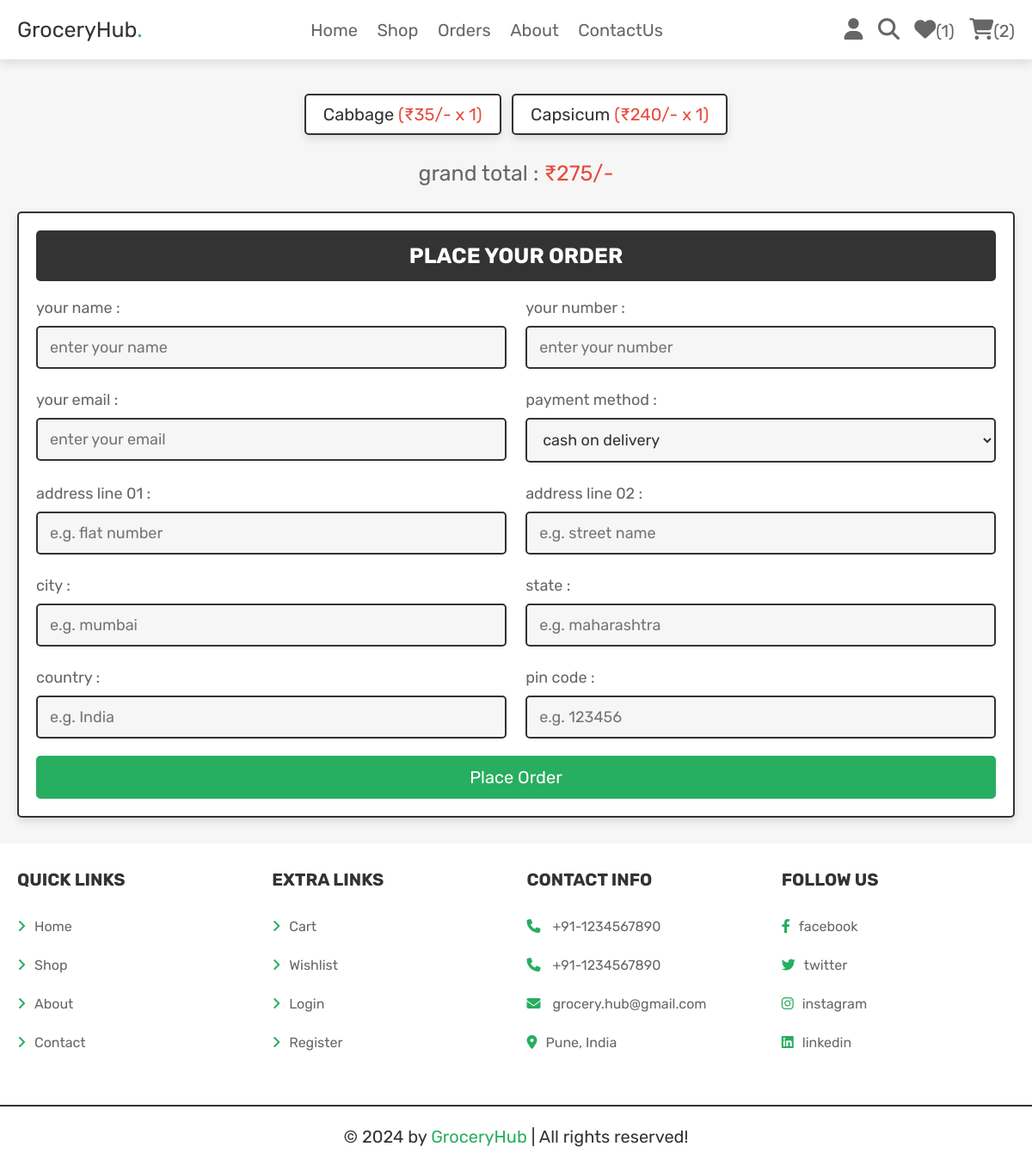
The app's page /checkout.php (signed in) with its own data.
### tables this page shows
CREATE TABLE `cart` (
  `id` int(100) NOT NULL,
  `user_id` int(100) NOT NULL,
  `pid` int(100) NOT NULL,
  `name` varchar(100) NOT NULL,
  `price` int(100) NOT NULL,
  `quantity` int(100) NOT NULL,
  `image` varchar(100) NOT NULL
);

### checkout.php (the view, shortened to what this page needs)
<?php
@include 'config.php';
$user_id = $_SESSION['user_id'];
?>
<!DOCTYPE html>
<html lang="en">
<head>
   <link rel="stylesheet" href="https://cdnjs.cloudflare.com/ajax/libs/font-awesome/6.1.1/css/all.min.css">
   <link rel="stylesheet" href="css/style.css">
</head>
<body>
<?php include 'header.php'; ?>
<section class="display-orders">
   <?php
      $cart_grand_total = 0;
      $select_cart_items = $conn->prepare("SELECT * FROM `cart` WHERE user_id = ?");
      $select_cart_items->execute([$user_id]);
      if($select_cart_items->rowCount() > 0){
         while($fetch_cart_items = $select_cart_items->fetch(PDO::FETCH_ASSOC)){
            $cart_total_price = ($fetch_cart_items['price'] * $fetch_cart_items['quantity']);
            $cart_grand_total += $cart_total_price;
   ?>
   <p> <?= $fetch_cart_items['name']; ?> <span>(<?= '₹'.$fetch_cart_items['price'].'/- x '. $fetch_cart_items['quantity']; ?>)</span> </p>
   <?php
    }
   }else{
      echo '<p class="empty">your cart is empty!</p>';
   }
   ?>
   <div class="grand-total">grand total : <span>₹<?= $cart_grand_total; ?>/-</span></div>
</section>
<section class="checkout-orders">
   <form action="" method="POST">
      <h3>place your order</h3>
      <div class="flex">
         <div class="inputBox">
            <span>your name :</span>
            <input type="text" name="name" placeholder="enter your name" class="box" required>
         </div>
         <div class="inputBox">
            <span>your number :</span>
            <input type="number" name="number" placeholder="enter your number" class="box" required>
         </div>
         <div class="inputBox">
            <span>your email :</span>
            <input type="email" name="email" placeholder="enter your email" class="box" required>
         </div>
         <div class="inputBox">
            <span>payment method :</span>
            <select name="method" class="box" required>
               <option value="cash on delivery">cash on delivery</option>
            </select>
         </div>
         <div class="inputBox">
            <span>address line 01 :</span>
            <input type="text" name="flat" placeholder="e.g. flat number" class="box" required>
         </div>
         <div class="inputBox">
            <span>address line 02 :</span>
            <input type="text" name="street" placeholder="e.g. street name" class="box" required>
         </div>
         <div class="inputBox">
            <span>city :</span>
            <input type="text" name="city" placeholder="e.g. mumbai" class="box" required>
         </div>
         <div class="inputBox">
            <span>state :</span>
            <input type="text" name="state" placeholder="e.g. maharashtra" class="box" required>
         </div>
         <div class="inputBox">
            <span>country :</span>
            <input type="text" name="country" placeholder="e.g. India" class="box" required>
         </div>
         <div class="inputBox">
            <span>pin code :</span>
            <input type="number" min="0" name="pin_code" placeholder="e.g. 123456" class="box" required>
         </div>
      </div>
      <input type="submit" name="order" class="btn <?= ($cart_grand_total > 1)?'':'disabled'; ?>" value="place order">
   </form>
</section>
<?php include 'footer.php'; ?>
</body>
</html>

### css/style.css (style rules this page uses)
.display-orders { text-align: center; padding-bottom: 0; }
.display-orders p { display: inline-block; padding:1rem 2rem; margin:1rem .5rem; font-size: 2rem; text-align: center; border:var(--border); background-color: var(--white); box-shadow: var(--box-shadow); border-radius: .5rem; }
.display-orders p span { color:var(--red); }
.display-orders .grand-total { margin-top: 2rem; font-size: 2.5rem; color:var(--light-color); }
.display-orders .grand-total span { color:var(--red); }
.checkout-orders form { padding:2rem; border:var(--border); background-color: var(--white); box-shadow: var(--box-shadow); border-radius: .5rem; }
.checkout-orders form h3 { border-radius: .5rem; background-color: var(--black); color:var(--white); padding:1.5rem 1rem; text-align: center; text-transform: uppercase; margin-bottom: 2rem; font-size: 2.5rem; }
.checkout-orders form .flex { display: flex; flex-wrap: wrap; gap:1.5rem; justify-content: space-between; }
.checkout-orders form .flex .inputBox { width: 49%; }
.checkout-orders form .flex .inputBox .box { width: 100%; border:var(--border); border-radius: .5rem; font-size: 1.8rem; color:var(--black); padding:1.2rem 1.4rem; margin:1rem 0; background-color: var(--light-bg); }
.checkout-orders form .flex .inputBox span { font-size: 1.8rem; color:var(--light-color); }

### css/components.css (style rules this page uses)
:root { --green:#27ae60; --orange:#f39c12; --red:#e74c3c; --black:#333; --light-color:#666; --white:#fff; --light-bg:#f6f6f6; --border:.2rem solid var(--black); --box-shadow:0 .5rem 1rem rgba(0,0,0,.1); }
* { font-family: 'Rubik', sans-serif; margin:0; padding:0; box-sizing: border-box; outline: none; border:none; text-decoration: none; color:var(--black); }
body { background-color: var(--light-bg); }
html { font-size: 62.5%; overflow-x: hidden; scroll-behavior: smooth; scroll-padding-top: 6.5rem; }
section { padding:3rem 2rem; max-width: 1200px; margin:0 auto; }
.btn, .delete-btn, .option-btn { display: block; width: 100%; margin-top: 1rem; border-radius: .5rem; color:var(--white); font-size: 2rem; padding:1.3rem 3rem; text-transform: capitalize; cursor: pointer; text-align: center; }
.btn { background-color: var(--green); }

### records on screen
cart: name "Cabbage", price "35", quantity "1"
cart: name "Capsicum", price "240", quantity "1"

### other values on screen
$count_wishlist_items->rowCount() "1"
$count_cart_items->rowCount() "2"
$cart_grand_total "275"
